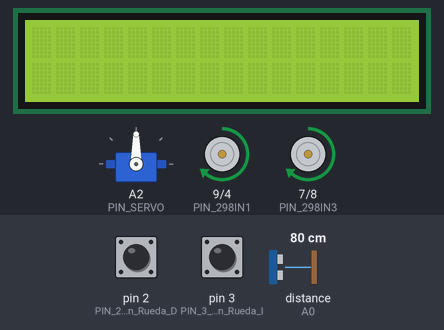
A program run on a simulated Arduino Uno, built with avr-gcc and run on an emulated ATmega328P. Shown: servo, 16×2 character LCD, motor-driver pin pairs drawn as motors (green arrow = first pin HIGH = forward, orange = second pin HIGH = backward, longer = more drive, scaled by the enable pin). Wiring (inferred from the names in the program): ultrasonic range finder: trigger A1; echo A0. The inputs (shaded band) are chosen by the test bench; at power-on: distance to the obstacle (sensor on A0) 80 cm, pin 2 (PIN_2_Interrpcion_Rueda_D) HIGH, pin 3 (PIN_3_Interrpcion_Rueda_I) HIGH. The echo pulse lasts 58.3 µs per cm.

Above: at 1.2 s.
1.3 s: distance to the obstacle (sensor on A0) set to 44 cm
2.8 s: distance to the obstacle (sensor on A0) set to 36 cm
At 3.3 s:
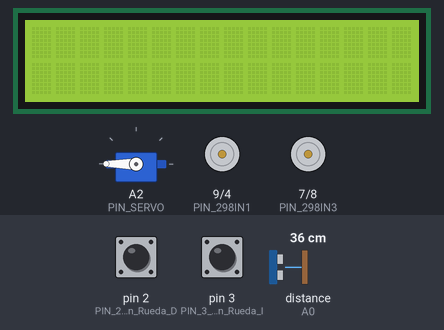
At 3.8 s:
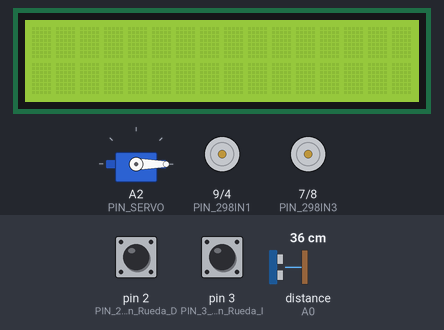
5.4 s: distance to the obstacle (sensor on A0) set to 60 cm
At 6.02 s:
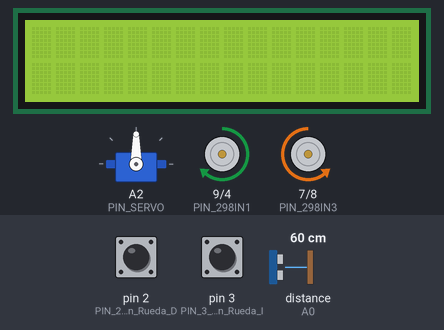
Timing chart, 0 to 8.4 s (numbered marks = the images above; inputs shaded):
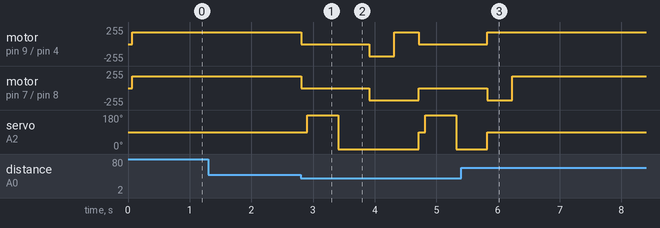

The program:

main.cpp
```cpp
#include <Arduino.h>
#include <Servo.h>
#include <LiquidCrystal_I2C.h>

Servo f_servo;
LiquidCrystal_I2C lcd(0x27,16,2);

#define PIN_ECHO    A0  // Pin ECHO conectado a A0
#define PIN_TRIGGER A1  // Pin TRIGGER conectado a PIN A1
#define PIN_SERVO   A2  // Pin del servo conectado a PIN A2
#define PIN_298ENA  5   // ENA (enable A) conectado a PIN 5 PWM
#define PIN_298ENB  6   // ENB (enable B) conectado a PIN 6 PWM
#define PIN_298IN1  9   // IN1 del L298, conectado a PIN 9
#define PIN_298IN2  4   // IN2 del L298, conectado a PIN 4
#define PIN_298IN3  7   // IN3 del L298, conectado a PIN 7
#define PIN_298IN4  8   // IN4 del L298, conectado a PIN 8

#define servo_izquierda f_servo.write(180)  // Servo Izquierda
#define servo_derecha   f_servo.write(0);   // Servo Derecha
#define servo_frontal   f_servo.write(90);  // Servo Frontal

const int D_min = 40; // distancia minima
const int delay_giro = 400;
const int delay_atras = 500;
const int delay_servo = 400;
const int delay_wat = 100;
const int delay_180 = 400;

unsigned long ahora = 0;     // tiempo actual
unsigned long antes = 0;     // tiempo pasado

int vel_izq = 180;
int vel_der = 180;

float distancia_frontal;
float distancia_izquierda;
float distancia_derecha;

volatile int ac_izquierdo;
volatile int ac_derecho;


/* Interrupcion Externa, ENCODER IZQUIERDO PIN3 */
void isr_motor_izquierdo(){ //interrupt service routine
  ac_izquierdo ++;
}

/* Interrupcion Externa, ENCODER DERECHO PIN2*/
void isr_motor_derecho(){ //interrupt service routine
  ac_derecho ++;
}

/* Funcion distancia: calcula la distancia del sensor ultrasonico */
float distancia() {
  digitalWrite(PIN_TRIGGER, LOW);
  delayMicroseconds(2);
  digitalWrite(PIN_TRIGGER, HIGH);
  delayMicroseconds(10);
  digitalWrite(PIN_TRIGGER, LOW);
  float distance = pulseIn(PIN_ECHO, HIGH) / 58.00;
  delay(1);
  return distance;
}


/*funcion ir hacia adelante: enciende ambos motores para ir hacia adelante
* se le pasa por parametro el valor PWM para la velocidad de los motores*/
void ir_adelante(unsigned char vel_izq, unsigned char vel_der){    // speed_val：0~255
  digitalWrite(PIN_298IN1,HIGH);
  digitalWrite(PIN_298IN2,LOW);
  digitalWrite(PIN_298IN3,HIGH);
  digitalWrite(PIN_298IN4,LOW);
  analogWrite(PIN_298ENA,vel_izq);
  analogWrite(PIN_298ENB,vel_der);
}

/*funcion ir hacia atras: enciende ambos motores para ir hacia atras
* se le pasa por parametro el valor PWM para la velocidad de los motores*/
void ir_atras(unsigned char vel_izq, unsigned char vel_der){    // speed_val：0~255
  digitalWrite(PIN_298IN1,LOW);
  digitalWrite(PIN_298IN2,HIGH);
  digitalWrite(PIN_298IN3,LOW);
  digitalWrite(PIN_298IN4,HIGH);
  analogWrite(PIN_298ENA,vel_izq);
  analogWrite(PIN_298ENB,vel_der);
}

/*funcion girar a la izquierda: motor izquierdo para atras y motor derecho para adelante,
*se le pasa por parametro el valor PWM para la velocidad de los motores*/
void gira_izquierda(unsigned char vel_izq, unsigned char vel_der){        // speed_val：0~255
  digitalWrite(PIN_298IN1,LOW);
  digitalWrite(PIN_298IN2,HIGH);
  digitalWrite(PIN_298IN3,HIGH);
  digitalWrite(PIN_298IN4,LOW);
  analogWrite(PIN_298ENA,vel_izq);
  analogWrite(PIN_298ENB,vel_der);
}

/*funcion girar a la derecha: motor izquierdo para adelante y motor derecho para atras,
*se le pasa por parametro el valor PWM para la velocidad de los motores */

void gira_derecha(unsigned char vel_izq, unsigned char vel_der){    // speed_val：0~255
  digitalWrite(PIN_298IN1,HIGH);
  digitalWrite(PIN_298IN2,LOW);
  digitalWrite(PIN_298IN3,LOW);
  digitalWrite(PIN_298IN4,HIGH);
  analogWrite(PIN_298ENA,vel_izq);
  analogWrite(PIN_298ENB,vel_der);
}

/*funcion detener motores: motor izquierdo y derecho para apagados
* NOTA: no es necesario pasarle por parametro ningun valor */
void stopp(){
  digitalWrite(PIN_298IN1,HIGH);
  digitalWrite(PIN_298IN2,HIGH);
  digitalWrite(PIN_298IN3,HIGH);
  digitalWrite(PIN_298IN4,HIGH);
}

/* Funcion deteccion de colision: en caso que el sensor de distancia,
* encuentre un obstaculo entre entre 0 y 20 cm, gira a la izquierda,
* mide la distancia izquierda, gira a la derecha, mide la distancia derecha
* y la distancia a un obstaculo mayor sera el destino de avance */
void deteccion_colision(){

  distancia_frontal = distancia(); // calcula la distancia
  if((distancia_frontal > 0) && (distancia_frontal < D_min)){     // si la distancia frontal esta entre 0 y D_min
    stopp();                                                      // frena los motores
    delay(delay_wat);
    servo_izquierda;                                              // mira a la izquierda, gira el servo 180°
    delay(delay_servo);
    distancia_izquierda = distancia();                            // mide la distancia izquierda
    delay(delay_wat);
    servo_derecha;                                                // mira a la derecha, gira el servo 180°
    delay(delay_servo);
    distancia_derecha = distancia();                              // mide la distancia Derecha
    delay(delay_wat);

    if((distancia_derecha < D_min) && (distancia_izquierda < D_min)){
      // en este caso, ambos extremos estan demasiado cerca... debera ir para atras.
      ir_atras(vel_izq, vel_der);
      delay(delay_180);
      gira_derecha(vel_izq, vel_der);
      delay(delay_180);
      servo_frontal;
    }else{
      if(distancia_izquierda > distancia_derecha){  //si la distancia izquierda es mayor a la derecha
        gira_izquierda(vel_izq, vel_der);   // Gira hacia la izquierda
        servo_frontal;  // vuelva a poner el ultrasonico en el centro
        delay(delay_giro);
      }else{ // si la distancia izquierda es menor o igual a la derecha,
        gira_derecha(vel_izq, vel_der);  // gira a la derecha
        servo_frontal;  // vuelva a poner el ultrasonico en el centro
        delay(delay_giro);
      }
    }
  }else{  // si la distancia no esta entre 0 y 20... ir adelante
    ir_adelante(vel_izq, vel_der);
    /* while(ac_izquierdo < 1){
      ir_adelante(vel_izq, 0);
    }
    while(ac_derecho < 1){
      ir_adelante(0, vel_der);
    }
    ac_derecho = 0;
    ac_izquierdo = 0; */
  }
}

void setup(){

  pinMode(PIN_ECHO, INPUT);
  pinMode(PIN_TRIGGER, OUTPUT);
  pinMode(PIN_298IN1,OUTPUT);   //pin 9
  pinMode(PIN_298IN2,OUTPUT);   // pin 4
  pinMode(PIN_298IN3,OUTPUT);   // pin 7
  pinMode(PIN_298IN4,OUTPUT);   // pin 8
  pinMode(PIN_298ENA,OUTPUT);   // pin 5 (PWM)
  pinMode(PIN_298ENB,OUTPUT);   // pin 6(PWM)
  pinMode(2,INPUT_PULLUP);      // PIN 2 Interrpcion Rueda Derecha
  pinMode(3,INPUT_PULLUP);      // PIN 3 Interrpcion Rueda Izquierda
  f_servo.attach(PIN_SERVO);
  servo_frontal;
  lcd.init();
  lcd.backlight();

  attachInterrupt(digitalPinToInterrupt(2), isr_motor_derecho, CHANGE);
  attachInterrupt(digitalPinToInterrupt(3), isr_motor_izquierdo, CHANGE);
  ac_derecho = 0;
  ac_izquierdo = 0;
}

void loop(){
  deteccion_colision();
}
```

Measured:
- the behaviour switches between 41 and 40 cm on distance to the obstacle (sensor on A0) (found by bisection; images 0 and 1)
- after the input at 1.3 s, every drawn part: stays the same
- after the input at 2.8 s, motor on pin 9 (PIN_298IN1) / pin 4 (PIN_298IN2): forward 180/255 → stopped at once, → backward 180/255 1.1 s later, → forward 180/255 0.40 s later, → stopped 0.40 s later; motor on pin 7 (PIN_298IN3) / pin 8 (PIN_298IN4): forward 180/255 → stopped at once, → backward 180/255 1.1 s later, → stopped 0.80 s later
